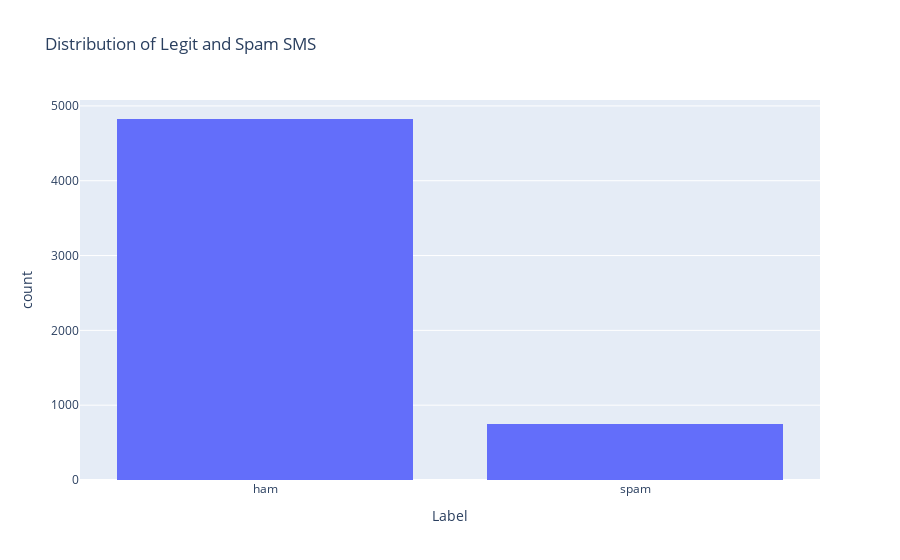

The code cell stored with this chart in its notebook:
### Code cell
#Plotting count of legit and spam messages in data
fig = px.histogram(raw_data_x, x="label_x",title='Distribution of Legit and Spam SMS',labels={'label_x':'Label'})
fig.show()

### Figure 1 — Plotly figure (JSON) as saved in the notebook; plotly's stock layout.template omitted (floating-point values rounded to 4 significant figures; data arrays with more than 128 entries replaced by an {"elided": "..."} marker saying what was removed)
{"data": [{"alignmentgroup": "True", "bingroup": "x", "hovertemplate": "Label=%{x}<br>count=%{y}<extra></extra>", "legendgroup": "", "marker": {"color": "#636efa", "pattern": {"shape": ""}}, "name": "", "offsetgroup": "", "orientation": "v", "showlegend": false, "type": "histogram", "x": {"elided": "5572 str values"}, "xaxis": "x", "yaxis": "y"}], "layout": {"barmode": "relative", "legend": {"tracegroupgap": 0}, "title": {"text": "Distribution of Legit and Spam SMS"}, "xaxis": {"anchor": "y", "domain": [0, 1], "title": {"text": "Label"}}, "yaxis": {"anchor": "x", "domain": [0, 1], "title": {"text": "count"}}}}
